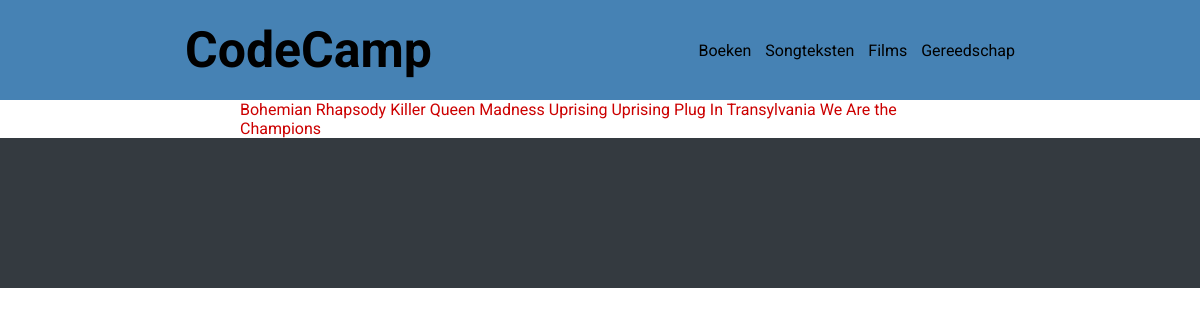
The page /songteksten/index.php on the database its author committed.
### tables this page shows
CREATE TABLE `songteksten` (
  `id` int(11) NOT NULL,
  `titel` varchar(255) NOT NULL,
  `artiest` varchar(255) NOT NULL,
  `songtekst` text NOT NULL,
  `kleur` varchar(255) DEFAULT NULL
);

### songteksten/index.php (the view, shortened to what this page needs)
<!DOCTYPE html>
<html lang="nl">
<head>
  <?php require_once '../head.php' ?>
</head>
<body>
  <header>
    <?php require_once '../header.php' ?>
  </header>
  <main>
    <div class="wrapper">
      <?php
      $query = "SELECT * FROM songteksten";
      $statement = $conn->prepare($query);
      $statement->execute();
      $songteksten = $statement->fetchAll(PDO::FETCH_ASSOC);
      ?>
      <div class="lyricsMenu">
        <?php foreach($songteksten as $songtekst): ?>
        <a href="songtekst.php?id=<?php echo $songtekst['id']; ?>"><?php echo $songtekst['titel'] ?></a>
        <?php endforeach ?>
      </div>
    </div>
  </main>
  <footer>
  </footer>
</body>
</html>

### head.php (shortened to what this page needs)
<link rel="stylesheet" href="<?php echo $base_url; ?>/css/main.css">

### header.php
<div class="header-wrapper">
    <div class="header-center">
        <a href="<?php echo $base_url; ?>/index.php">
            <h1>CodeCamp</h1>
        </a>
        <nav>
            <a href="<?php echo $base_url; ?>/boeken/index.php">Boeken</a>
            <a href="<?php echo $base_url; ?>/songteksten/index.php">Songteksten</a>
            <a href="<?php echo $base_url; ?>/films/index.php">Films</a>
            <a href="<?php echo $base_url; ?>/gereedschap/index.php">Gereedschap</a>
        </nav>
    </div>
</div>

### CSS/main.css (style rules this page uses)
* { margin: 0; padding: 0; }
body { font-family: 'roboto', sans-serif; }
.wrapper { margin: 0 auto; width: 60%; }
.wrapper a { text-decoration: none; color:#cc0000; }
.header-wrapper { height: 100px; background-color: #4682b4; }
.header-center { width: 70%; height: 100%; margin: 0 auto; display: flex; align-items: center; justify-content: space-between; }
.header-center h1 { font-size: 50px; }
.header-center a { text-decoration: none; color: black; padding: 0 5px; }
footer { height: 150px; color: #fff; background-color: #343a40; }

### rows shown on the page
songteksten: titel "Bohemian Rhapsody"
songteksten: titel "Killer Queen"
songteksten: titel "Madness"
songteksten: titel "Uprising"
songteksten: titel "Uprising"
songteksten: titel "Plug In"
songteksten: titel "Transylvania"
songteksten: titel "We Are the Champions"
